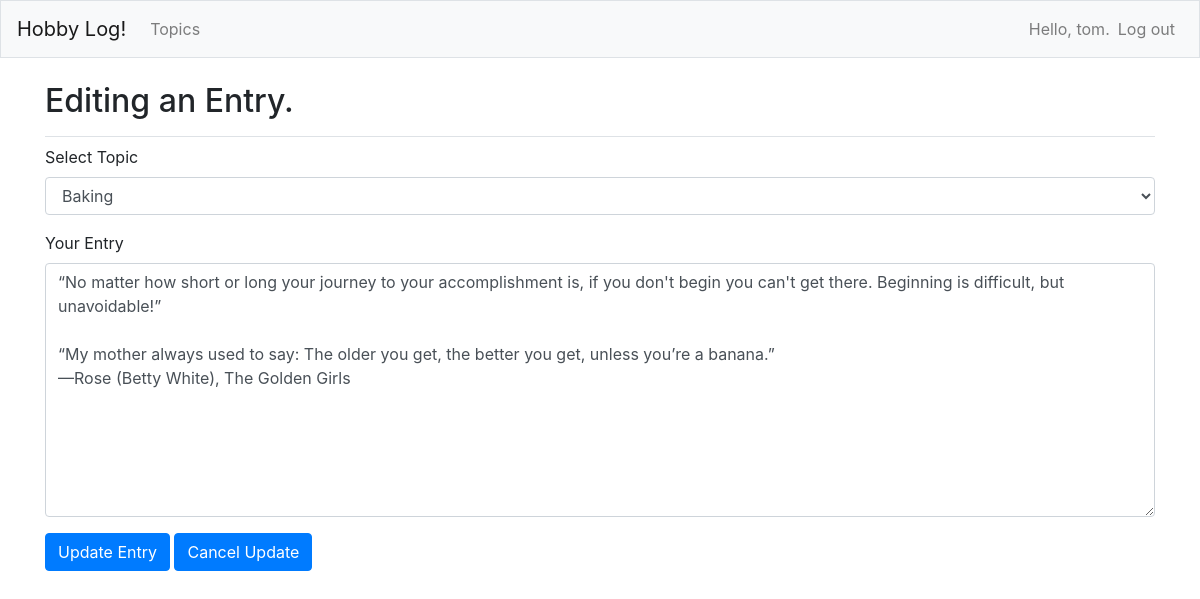
Screenshot of /edit_entry/5 (signed in) with the database file from the repository.
### hobby/models.py (models this page shows, shortened)
class Entry(models.Model):
    topic = models.ForeignKey(Topic, on_delete=models.CASCADE)
    text = models.TextField()
    date_added = models.DateTimeField(auto_now_add=True)
    class Meta:
        verbose_name_plural = 'entries'

class Topic(models.Model):
    text = models.CharField(max_length=200)
    date_added = models.DateTimeField(auto_now_add=True)
    owner = models.ForeignKey(User, on_delete=models.CASCADE)
    def __str__(self):
        return self.text

### hobby/views.py (the view)
# urls.py: path('edit_entry/<int:entry_id>', views.edit_entry, name='edit_entry'),
@login_required
def edit_entry(request, entry_id):
    print(f'in edit_entry()')
    print(f'{request.method=}')
    entry = Entry.objects.get(id=entry_id)
    if entry.topic.owner != request.user:
        raise Http404
    queryset = Topic.objects.filter(owner=request.user)
    if request.method == 'POST':
        print(f'processing post request')
        form = EntryForm(instance=entry, data=request.POST)
        if form.is_valid():
            form.save()
            my_id = form.cleaned_data['topic'].id
            return redirect('hobby:view_topic', my_id)
        else:
            print('form not valid')
    else:
        form = EntryForm(instance=entry)
        form.fields['topic'].queryset = queryset
    context = {
        "form": form,
        "entry": entry
    }
    return render(request, "hobby/edit_entry.html", context)

### hobby/forms.py
class EntryForm(forms.ModelForm):
    class Meta:
        model = Entry
        fields = ['topic', 'text', ]
        labels = {'topic': 'Select Topic',
                  'text': 'Your Entry',
                  }
        widgets = {'text': forms.Textarea(
            attrs={'cols': 80,
                   'placeholder': 'Enter your entry information here ...',
                   'autofocus': 'autofocus'})}

### hobby/templates/hobby/edit_entry.html (shortened to what this page needs)
{% extends 'hobby/base.html' %}
{% load bootstrap4 %}
{% block page_header %}
  <h2>Editing an Entry.</h2>
{% endblock page_header %}
{% block content %}
<form action="{% url 'hobby:edit_entry' entry.id %}" method="post">
    {% bootstrap_form form %}
    {% buttons %}
      <button name="submit" class="btn btn-primary">Update Entry</button>
    <button type="button"
        class="btn btn-primary"
        onclick="location.href='{% url 'hobby:view_topic' entry.topic.id %}'"
        name='delete_topic'>Cancel Update</button>
    {% endbuttons %}
</form>
{% endblock content %}

### hobby/templates/hobby/base.html (shortened to what this page needs)
{% load bootstrap4 %}
<!doctype html>
<html lang="en">
<head>
  {% bootstrap_css %}
</head>
<body>
  <nav class="navbar navbar-expand-md navbar-light bg-light mb-4 border">
    <a class="navbar-brand" href="{% url 'hobby:view_index'%}">
        Hobby Log!</a>
    <div class="collapse navbar-collapse" id="navbarCollapse">
      <ul class="navbar-nav mr-auto">
        <li class="nav-item">
          <a class="nav-link" href="{% url 'hobby:view_topics'%}">
              Topics</a></li>
      </ul>
      <ul class="navbar-nav ml-auto">
        {% if user.is_authenticated %}
          <li class="nav-item">
            <span class="navbar-text"}">Hello, {{ user.username }}.</span>
          </li>
          <li class="nav-item">
            <a class="nav-link" href="{% url 'users:logout' %}">Log out</a>
          </li>
        {% else %}
          <li class="nav-item">
            <a class="nav-link" href="{% url 'users:register' %}">Register</a>
          </li>
          <li class="nav-item">
            <a class="nav-link" href="{% url 'users:login' %}">Log in</a></li>
        {% endif %}
      </ul>
    </div>
  </nav>
  <main role="main" class="container">
    <div class="pb-2 mb-2 border-bottom">
      {% block page_header %}{% endblock page_header %}
    </div>
    <div>
      {% block content %}{% endblock content %}
    </div>
  </main>
</body>
</html>

### rows the page displays
Entry: topic "Baking"
Topic: text "“No matter how short or long your journey to your accomplishment is, if you don't begin you can't get there. Beginning is difficult, but unavoidable!” “My mother always used to say: The older you get, the better you get, unless you’re a banana.” —Rose (Betty White), The Golden Girls"

### other values shown
{{ user.username }} "tom"
